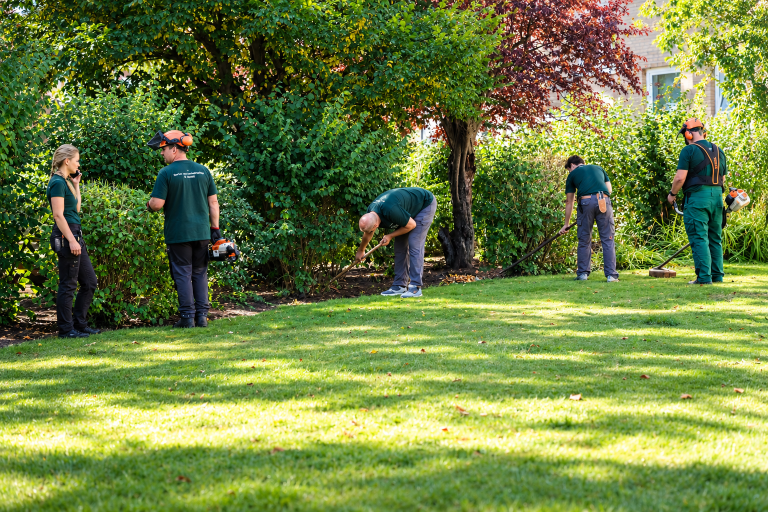
#> input picture Bilder/ChatGPT Image 14. Sept. 2026, 10_50_42.png, 1536 x 1024 px (shown at 1/2 size); its folder holds 8 pictures in this run
$ python prepare-images.py
#> lines starting #> are read from the running program, lines starting #| are printed output that depends on the picture
"""Rebuild committed responsive WebP assets: python frontend/scripts/prepare-images.py.

Requires Pillow. Originals stay outside public; EXIF data is not copied.
"""
from pathlib import Path
import json
import hashlib
import re
from PIL import Image, ImageOps

ROOT = Path(__file__).resolve().parents[2]
DEST = ROOT / "frontend/public/images"
DEST.mkdir(parents=True, exist_ok=True)
manifest = {}
manifest_path = ROOT / "frontend/src/data/photos.json"
previous = json.loads(manifest_path.read_text(encoding="utf-8")) if manifest_path.exists() else {}


def export(source, name, widths, crop=None):
#> called with name = 'gartenpflege-team-streich'
    with Image.open(source) as original:
#> original is the input picture: PIL image 1536x1024 RGB; mean R, G, B 110.3, 129.1, 65.6
        image = ImageOps.exif_transpose(original)
        image = image.convert("RGB")
        if crop:
            image = ImageOps.fit(image, crop, centering=(0.86, 0.43))
        widths = sorted(set([width for width in widths if width <= image.width] + [min(image.width, max(widths))]))
#> widths = [480, 800, 1200, 1536]
        fingerprint = source.read_bytes() + (f"{crop}:0.86:0.43".encode() if crop else b"")
        file_name = f"{name}-{hashlib.sha256(fingerprint).hexdigest()[:8]}"
        for width in widths:
            height = round(image.height * width / image.width)
            image.resize((width, height), Image.Resampling.LANCZOS).save(
                DEST / f"{file_name}-{width}.webp", "WEBP", quality=80, method=6
            )
#> this loop made 4 passes
#> pass 1, in export, `image.resize((width, height), Image.Resampling.LANCZOS).save( DEST / f..`:
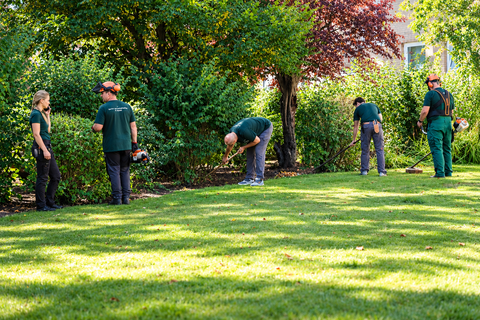
#> saved as gartenpflege-team-streich-d9ba21ca-480.webp: PIL image 480x320 RGB; mean R, G, B 110.3, 129.1, 65.7
#> pass 2, in export, `image.resize((width, height), Image.Resampling.LANCZOS).save( DEST / f..`:
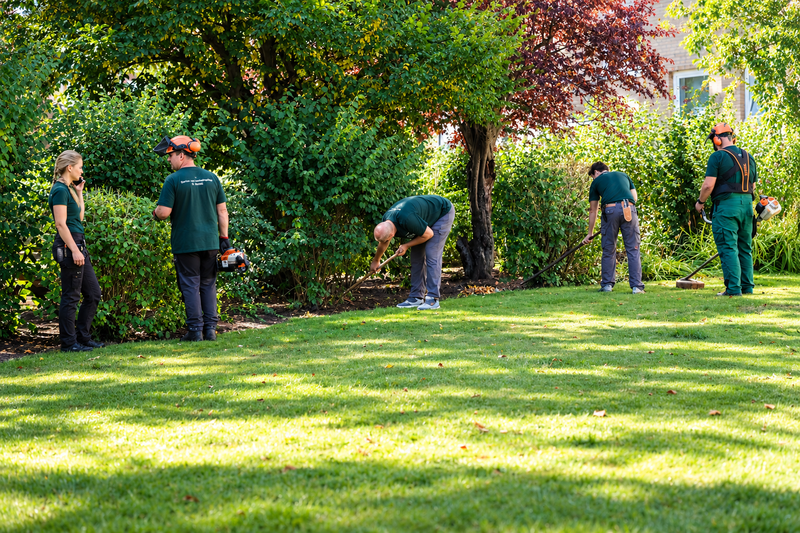
#> saved as gartenpflege-team-streich-d9ba21ca-800.webp: PIL image 800x533 RGB; mean R, G, B 110.3, 129.1, 65.7
        manifest[name] = dict(name=file_name, width=image.width, height=image.height, widths=widths, source=str(source.relative_to(ROOT)))


customers = {
    "ChatGPT Image 14. Sept. 2026, 10_50_42.png": "gartenpflege-team-streich",
    "ChatGPT Image 14. Sept. 2026, 11_13_21.png": "streich-im-rosengarten",
    "ChatGPT Image 14. Sept. 2026, 10_47_00.png": "team-streich",
    "ChatGPT Image 14. Sept. 2026, 10_42_40.png": "garten-streich-arbeitskleidung",
    "ChatGPT Image 14. Sept. 2026, 10_53_11.png": "gartenarbeit-streich",
    "ChatGPT Image 14. Sept. 2026, 11_19_53.png": "rose-in-haenden-streich",
    "ChatGPT Image 14. Sept. 2026, 11_18_09.png": "rosenpflege-detail-streich",
    "ChatGPT Image 14. Sept. 2026, 10_35_47.png": "gartenbrunnen-streich",
}
for source_name, name in customers.items():
    source = ROOT / "Bilder" / source_name
    widths = [480, 800, 1200, 1536]
    export(source, name, widths)
    if name == "gartenpflege-team-streich":
        export(source, f"{name}-mobil", [480, 640], crop=(640, 1024))
#> call 2 of export, with name = 'gartenpflege-team-streich-mobil', crop = (640, 1024)
#> in export (call 2), `image = ImageOps.fit(image, crop, centering=(0.86, 0.43))`:
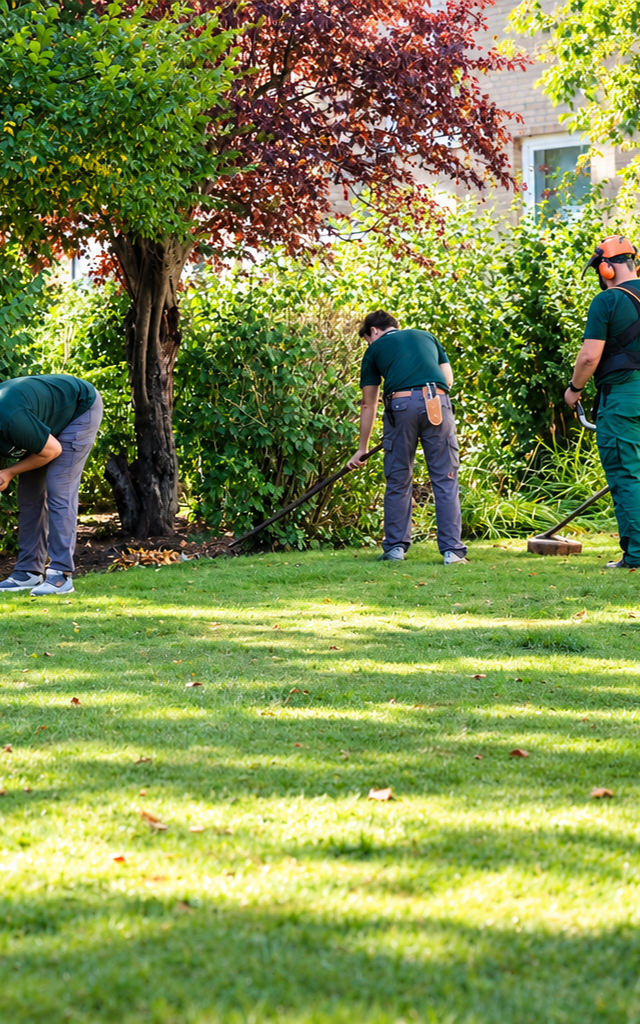
#> image: PIL image 640x1024 RGB; mean R, G, B 127.4, 141.7, 77.5
#> the loop in export (call 2), `for width in widths:` made 2 passes
#> pass 1, in export (call 2), `image.resize((width, height), Image.Resampling.LANCZOS).save( DEST / f..`:
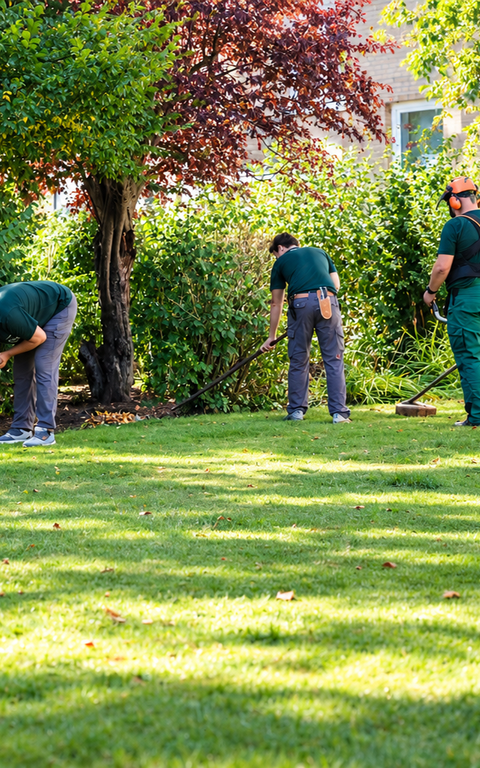
#> saved as gartenpflege-team-streich-mobil-76e4997b-480.webp: PIL image 480x768 RGB; mean R, G, B 127.4, 141.7, 77.5
#> pass 2 of the loop `for source_name, name in customers.items():`:
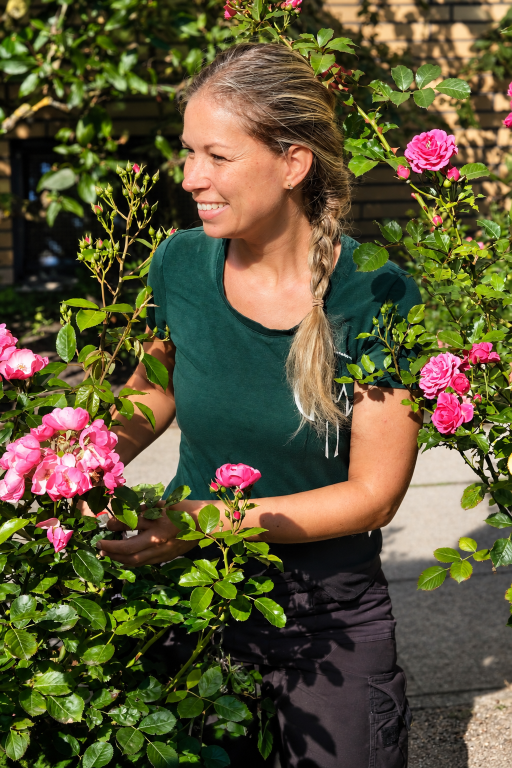
#> input picture Bilder/ChatGPT Image 14. Sept. 2026, 11_13_21.png, 1024 x 1536 px (shown at 1/2 size)
#> in export, original is the input picture: PIL image 1024x1536 RGB; mean R, G, B 91.5, 84.6, 54.1
#> the loop in export (call 3), `for width in widths:` made 3 passes
#> pass 1, in export (call 3), `image.resize((width, height), Image.Resampling.LANCZOS).save( DEST / f..`:
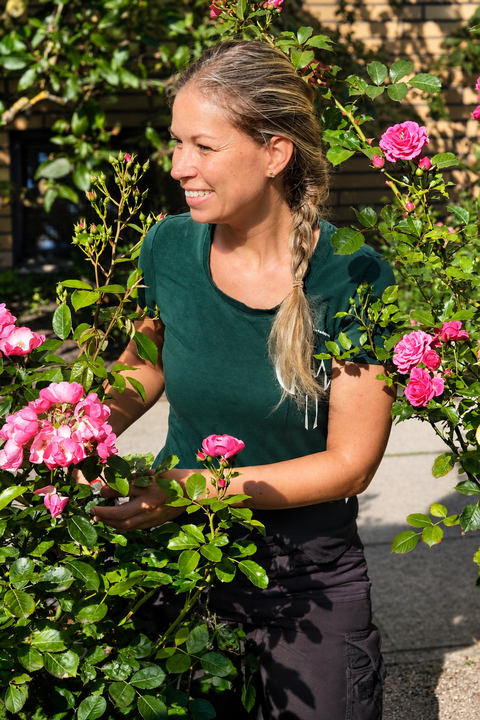
#> saved as streich-im-rosengarten-866c2f74-480.webp: PIL image 480x720 RGB; mean R, G, B 91.5, 84.6, 54.2
#> pass 2, in export (call 3), `image.resize((width, height), Image.Resampling.LANCZOS).save( DEST / f..`:
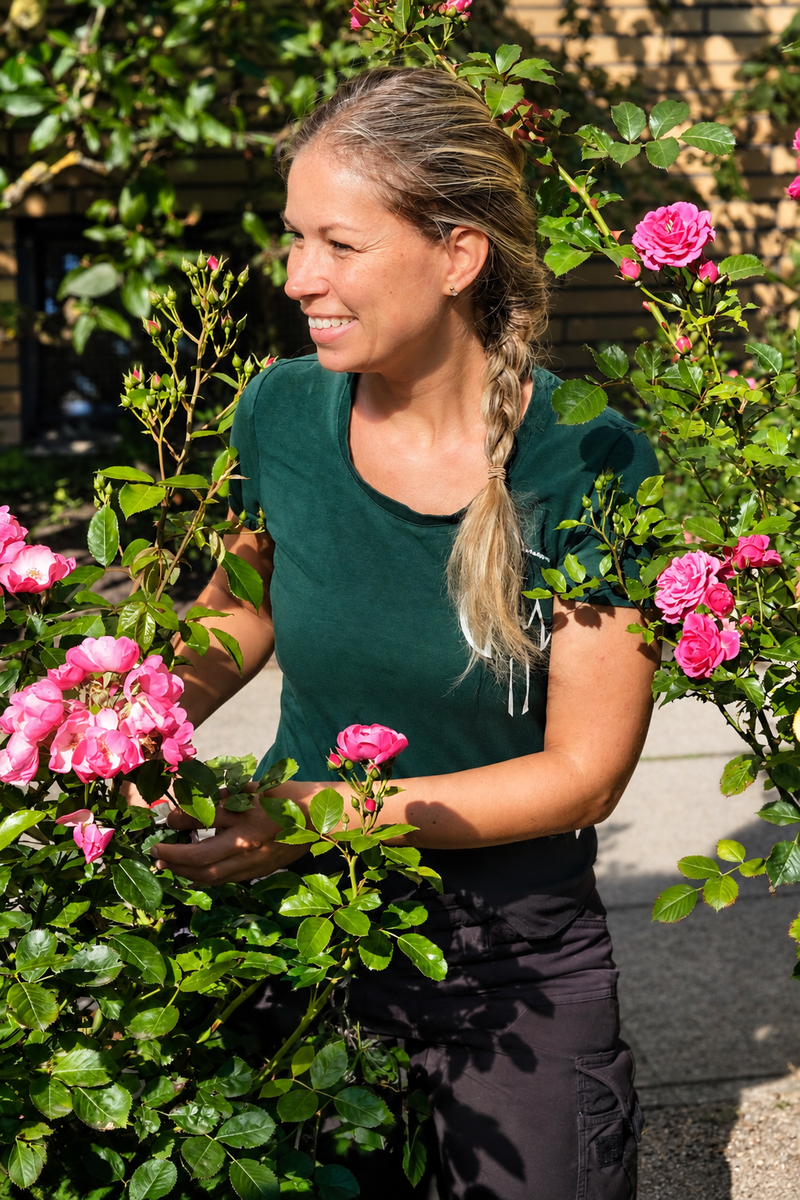
#> saved as streich-im-rosengarten-866c2f74-800.webp: PIL image 800x1200 RGB; mean R, G, B 91.5, 84.6, 54.1
#> pass 3 of the loop `for source_name, name in customers.items():`:
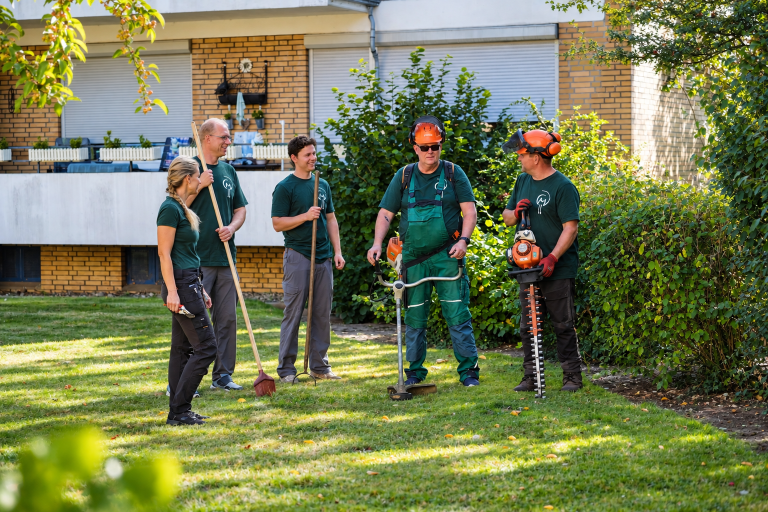
#> input picture Bilder/ChatGPT Image 14. Sept. 2026, 10_47_00.png, 1536 x 1024 px (shown at 1/2 size)
#> in export, original is the input picture: PIL image 1536x1024 RGB; mean R, G, B 116, 122.2, 81.8
#> the loop in export (call 4), `for width in widths:` made 4 passes
#> pass 1, in export (call 4), `image.resize((width, height), Image.Resampling.LANCZOS).save( DEST / f..`:
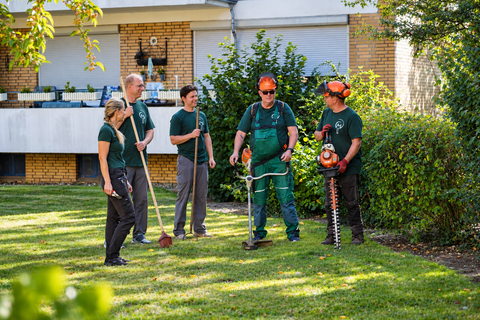
#> saved as team-streich-ba208894-480.webp: PIL image 480x320 RGB; mean R, G, B 116, 122.2, 81.9
#> pass 2, in export (call 4), `image.resize((width, height), Image.Resampling.LANCZOS).save( DEST / f..`:
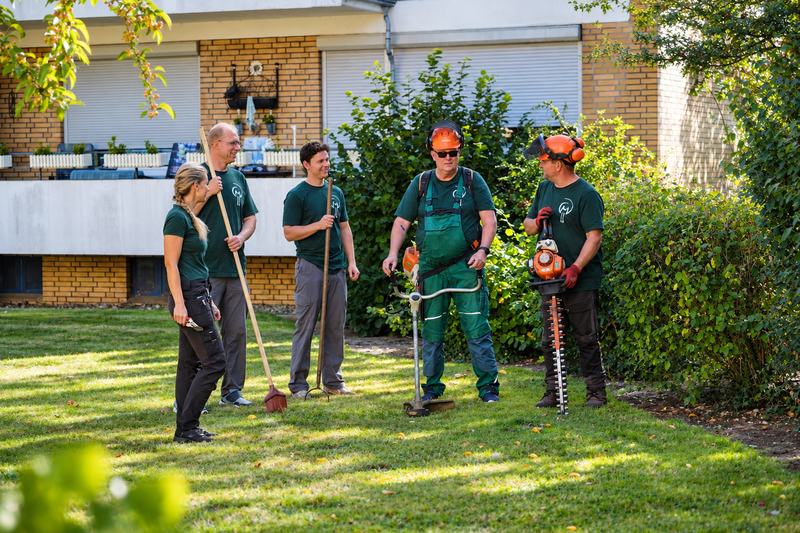
#> saved as team-streich-ba208894-800.webp: PIL image 800x533 RGB; mean R, G, B 116, 122.2, 81.9
#> (the run stopped early here; a loop or call above may not have finished)
